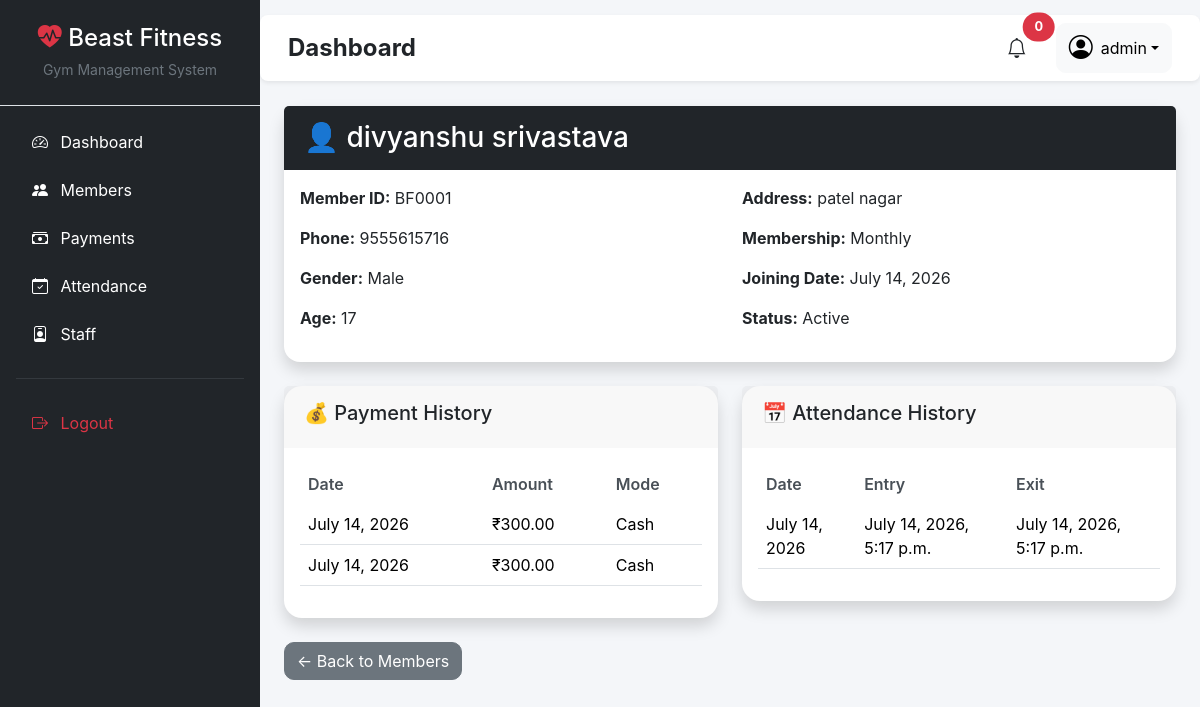
The page /members/view/5/ (signed in) on the database as committed earlier.
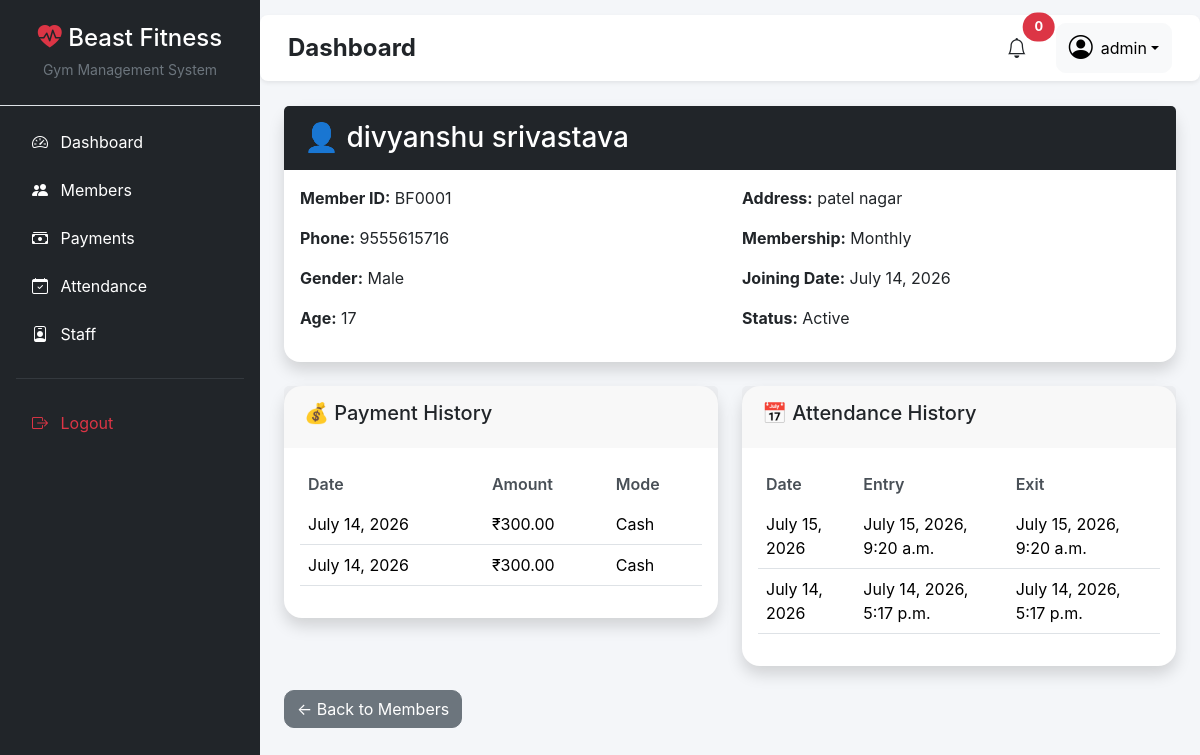
The same page on the database as committed later.
### payments/models.py (models this page shows, shortened)
class Payment(models.Model):
    PAYMENT_MODE = [
        ("Cash", "Cash"),
        ("UPI", "UPI"),
        ("Card", "Card"),
    ]
    member = models.ForeignKey(
        Member,
        on_delete=models.CASCADE
    )
    amount = models.DecimalField(
        max_digits=10,
        decimal_places=2
    )
    payment_mode = models.CharField(
        max_length=10,
        choices=PAYMENT_MODE
    )
    received_by = models.ForeignKey(
        Staff,
        on_delete=models.SET_NULL,
        null=True,
        blank=True
    )
    payment_date = models.DateField(
        default=timezone.now
    )
    next_due_date = models.DateField(
        blank=True,
        null=True
    )
    remarks = models.CharField(
        max_length=200,
        blank=True
    )

### attendance/models.py (models this page shows, shortened)
class Attendance(models.Model):
    STATUS_CHOICES = [
        ("Inside", "Inside"),
        ("Exited", "Exited"),
        ("Auto Exit", "Auto Exit"),
    ]
    member = models.ForeignKey(
        Member,
        on_delete=models.CASCADE
    )
    attendance_date = models.DateField(auto_now_add=True)
    entry_time = models.DateTimeField(auto_now_add=True)
    exit_time = models.DateTimeField(
        null=True,
        blank=True
    )
    status = models.CharField(
        max_length=20,
        choices=STATUS_CHOICES,
        default="Inside"
    )

### members/views.py (the view)
# urls.py: path("view/<int:id>/", views.view_member, name="view_member"),
@login_required
def view_member(request, id):
    member = get_object_or_404(Member, id=id)
    payments = Payment.objects.filter(
        member=member
    ).order_by("-payment_date")
    attendance = Attendance.objects.filter(
        member=member
    ).order_by("-attendance_date")
    return render(
        request,
        "members/view.html",
        {
            "member": member,
            "payments": payments,
            "attendance": attendance,
        },
    )

### templates/members/view.html
{% extends 'base.html' %}
{% block content %}
<div class="container-fluid">
    <div class="card shadow border-0 rounded-4">
        <div class="card-header bg-dark text-white">
            <h3 class="mb-0">
                👤 {{ member.full_name }}
            </h3>
        </div>
        <div class="card-body">
            <div class="row">
                <div class="col-md-6">
                    <p><strong>Member ID:</strong> {{ member.member_id }}</p>
                    <p><strong>Phone:</strong> {{ member.phone }}</p>
                    <p><strong>Gender:</strong> {{ member.gender }}</p>
                    <p><strong>Age:</strong> {{ member.age }}</p>
                </div>
                <div class="col-md-6">
                    <p><strong>Address:</strong> {{ member.address }}</p>
                    <p><strong>Membership:</strong> {{ member.membership }}</p>
                    <p><strong>Joining Date:</strong> {{ member.joining_date }}</p>
                    <p><strong>Status:</strong> Active</p>
                </div>
            </div>
        </div>
    </div>
    <div class="row mt-4">
        <div class="col-lg-6">
            <div class="card shadow">
                <div class="card-header">
                    <h5>💰 Payment History</h5>
                </div>
                <div class="card-body">
                    <table class="table">
                        <thead>
                            <tr>
                                <th>Date</th>
                                <th>Amount</th>
                                <th>Mode</th>
                            </tr>
                        </thead>
                        <tbody>
                        {% for payment in payments %}
                        <tr>
                            <td>{{ payment.payment_date }}</td>
                            <td>₹{{ payment.amount }}</td>
                            <td>{{ payment.payment_mode }}</td>
                        </tr>
                        {% empty %}
                        <tr>
                            <td colspan="3">
                                No Payments
                            </td>
                        </tr>
                        {% endfor %}
                        </tbody>
                    </table>
                </div>
            </div>
        </div>
        <div class="col-lg-6">
            <div class="card shadow">
                <div class="card-header">
                    <h5>📅 Attendance History</h5>
                </div>
                <div class="card-body">
                    <table class="table">
                        <thead>
                            <tr>
                                <th>Date</th>
                                <th>Entry</th>
                                <th>Exit</th>
                            </tr>
                        </thead>
                        <tbody>
                        {% for a in attendance %}
                        <tr>
                            <td>{{ a.attendance_date }}</td>
                            <td>{{ a.entry_time }}</td>
                            <td>{{ a.exit_time }}</td>
                        </tr>
                        {% empty %}
                        <tr>
                            <td colspan="3">
                                No Attendance
                            </td>
                        </tr>
                        {% endfor %}
                        </tbody>
                    </table>
                </div>
            </div>
        </div>
    </div>
    <div class="mt-4">
        <a href="/members/" class="btn btn-secondary">
            ← Back to Members
        </a>
    </div>
</div>
{% endblock %}

Rows that differ between the two databases and show on the page:
added Attendance: attendance_date "July 15, 2026", entry_time "July 15, 2026, 9:20 a.m.", exit_time "July 15, 2026, 9:20 a.m."
